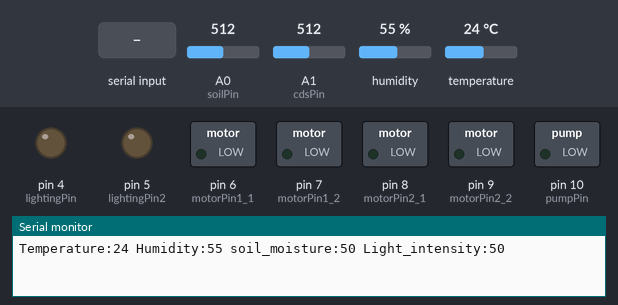
A sketch run on a simulated Arduino Uno, built with avr-gcc and run on an emulated ATmega328P. Shown: switched loads named in the sketch (green lamp = pin HIGH), output pins drawn as LEDs (lit = HIGH), the last lines printed to the serial monitor. The test bench sets the inputs (shaded band); at power-on: A0 (soilPin) = 512, A1 (cdsPin) = 512, humidity 55 %, temperature 24 °C.

Above: at 3.0 s.
3.1 s: "unknown," received over Serial
At 7.3 s:
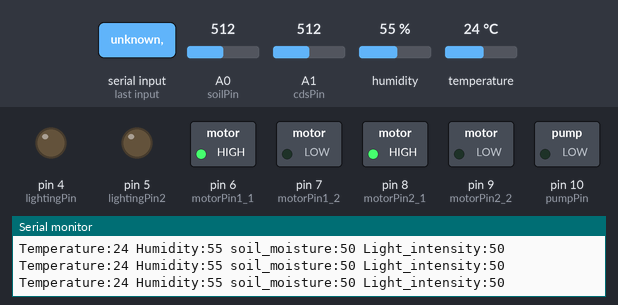
8.5 s: "90,45,200," received over Serial
At 10.9 s:
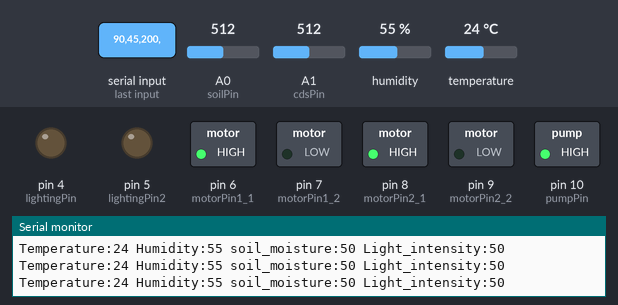
11.5 s: "30,150,10,200," received over Serial
At 15.1 s:
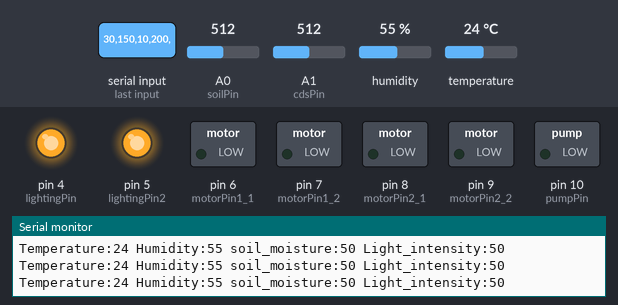
15.5 s: "30,150,10," received over Serial
At 19.2 s:
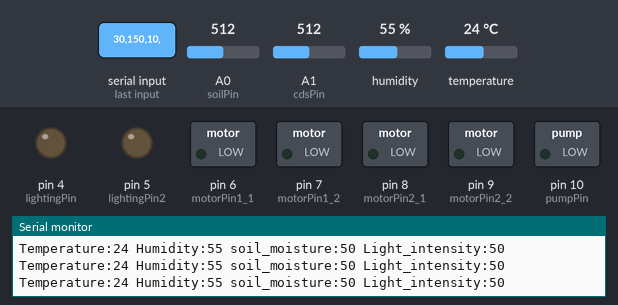
19.5 s: "90,45," received over Serial
At 24.3 s:
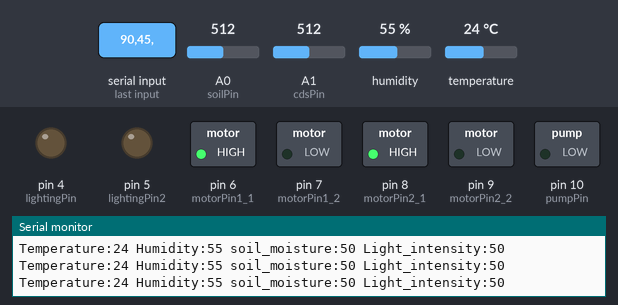
Timing chart, 0 to 25.5 s (numbered marks = the images above; inputs shaded):
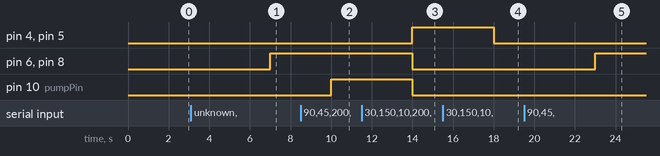

Measured:
- after the input at 3.1 s, pin 6 (motorPin1_1), pin 8 (motorPin2_1): LOW → HIGH after 3.9 s
- after the input at 8.5 s, pin 10 (pumpPin): LOW → HIGH after 1.5 s
- after the input at 11.5 s, pin 4 (lightingPin), pin 5 (lightingPin2): LOW → HIGH after 2.5 s; pin 6 (motorPin1_1), pin 8 (motorPin2_1), pin 10 (pumpPin): HIGH → LOW after 2.5 s
- after the input at 15.5 s, pin 4 (lightingPin), pin 5 (lightingPin2): HIGH → LOW after 2.5 s
- after the input at 19.5 s, pin 6 (motorPin1_1), pin 8 (motorPin2_1): LOW → HIGH after 3.5 s

The sketch:

arduino_smart_farm.ino
```cpp
//smart_farm.ino

#include <Wire.h>
#include <DHT.h>

//soil
#define soilPin       A0

//cds
#define cdsPin        A1

//dht
#define DHTTYPE       DHT11
#define DHTPIN        3

//r1
#define lightingPin   4
//r2
#define lightingPin2  5

//fan1
#define motorPin1_1   6
#define motorPin1_2   7

//fan2
#define motorPin2_1   8
#define motorPin2_2   9

//pump
#define pumpPin       10

DHT dht(DHTPIN, DHTTYPE); //온습도 센서 모듈
unsigned long previousMillis = 0;
const long interval = 2000;

int temp_value = 0;
int humi_value = 0;
int soil_value = 0;
int light_value =0;

int prev_tV = 99;
int prev_hV = 99;
int prev_sV = 1;
int prev_lV = 99;

void setup()
{
  Serial.begin(9600);

  pinMode(DHTPIN, INPUT);
  pinMode(cdsPin, INPUT);
  pinMode(soilPin, INPUT);
  pinMode(lightingPin, OUTPUT);
  pinMode(lightingPin2, OUTPUT);
  pinMode(motorPin1_1, OUTPUT);
  pinMode(motorPin1_2, OUTPUT);
  pinMode(motorPin2_1, OUTPUT);
  pinMode(motorPin2_2, OUTPUT);
  pinMode(pumpPin, OUTPUT);

  dht.begin();
}

void loop()
{
  unsigned long currentMillis = millis();

  // 2초마다 온도 값을 갱신
  if (currentMillis - previousMillis >= interval)
  {
    previousMillis = currentMillis;

    //센서값 측정
    int cdsValue = analogRead(cdsPin);
    int cds = map(cdsValue, 0, 1023, 2, 98); // 어두울수록 값이 높아지고 밝을수록 값이 낮아집니다.
    //int cds = map(cdsValue, 350, 1023, 98, 2);

    int soilValue = analogRead(soilPin);
    int soil = map(soilValue, 0, 1023, 2, 98); // 수분이 많을수록 값이 높아지고, 수분이 적을수록 값이 낮아집니다.

    int temp = dht.readTemperature();
    int humi = dht.readHumidity();

    Serial.print("Temperature:");
    Serial.print(temp);
    Serial.print(" Humidity:");
    Serial.print(humi);
    Serial.print(" soil_moisture:");
    Serial.print(soil);
    Serial.print(" Light_intensity:");
    Serial.print(cds);

    //Serial.print(" >>cdsValue:");
    //Serial.print(cdsValue);

    Serial.println();

    if (Serial.available() > 0)
    {
      String data = Serial.readStringUntil(','); // 시리얼로부터 데이터를 읽음
      //Serial.print(data);

      if (data == "unknown")
      {
        //이전 값을 사용하여 변수 설정
        temp_value = prev_tV;
      }
      else
      {
        temp_value = data.toInt();
        prev_tV = temp_value; //새로운 값을 이전 값으로 업데이트
      }

      data = Serial.readStringUntil(',');

      if (data == "unknown")
      {
        humi_value = prev_hV;
      }
      else
      {
        humi_value = data.toInt();
        prev_hV = humi_value;
      }

      data = Serial.readStringUntil(',');

      if (data == "unknown")
      {
        soil_value = prev_sV;
      }
      else
      {
        soil_value = data.toInt();
        prev_sV = soil_value;
      }

      data = Serial.readStringUntil('\n');

      if (data == "unknown")
      {
        light_value = prev_lV;
      }
      else
      {
        light_value = data.toInt();
        prev_lV = light_value;
      }

      control(temp_value, humi_value, soil_value, light_value, temp, humi, soil, cds);
    }
  }
}

void control(int temp_value,
             int humi_value,
             int soil_value,
             int light_value,
             int temp,
             int humi,
             int soil,
             int cds)
{

  //아웃풋 off
  digitalWrite(motorPin1_1, LOW);
  digitalWrite(motorPin1_2, LOW);
  digitalWrite(motorPin2_1, LOW);
  digitalWrite(motorPin2_2, LOW);
  digitalWrite(lightingPin, LOW);
  digitalWrite(lightingPin2, LOW);
  digitalWrite(pumpPin, LOW);

  //값안넣고 실행누른경우
  if(temp_value == 99 && humi_value == 99 && soil_value ==1 && light_value==99)
  {
    //Serial.write("1");

    if (18 < temp < 27)
    {
      digitalWrite(motorPin1_1, HIGH);
      digitalWrite(motorPin1_2, LOW);

      digitalWrite(motorPin2_1, LOW);
      digitalWrite(motorPin1_2, HIGH);
    }

    if (65 < humi < 75){
      digitalWrite(pumpPin, HIGH);
    }

    if (75 < soil < 85){
      digitalWrite(pumpPin, HIGH);
    }

    if (30 < cds < 70){
      digitalWrite(lightingPin, HIGH);
      digitalWrite(lightingPin, LOW);
      digitalWrite(lightingPin2, HIGH);
      digitalWrite(lightingPin2, LOW);
    }
  }
  else //값넣고 실행 눌렀을때
  {
    //Serial.write("2");

    //입력한 온도보다 온도가높은경우
    if (temp > temp_value)
    {
      //팬1,2 가동
      digitalWrite(motorPin1_1, HIGH);
      digitalWrite(motorPin1_2, LOW);

      digitalWrite(motorPin2_1, HIGH);
      digitalWrite(motorPin2_2, LOW);
    }

    //Serial.print(humi);
    //Serial.print(":");
    //Serial.print(humi_value);

    //입력한 습도가 낮은경우
    if(humi > humi_value)
    {
      //Serial.write("3");

      //팬1,2 가동
      digitalWrite(motorPin1_1, HIGH);
      digitalWrite(motorPin1_2, LOW);

      digitalWrite(motorPin2_1, HIGH);
      digitalWrite(motorPin2_2, LOW);
    }

    //입력한 조도가 높은경우
    if (cds < light_value) {
      //LED 가동
      digitalWrite(lightingPin, HIGH);
      digitalWrite(lightingPin2, HIGH);
    }

    //토양습도가 낮은경우
    if (soil < soil_value) {
      digitalWrite(pumpPin, HIGH);
    }

  }

}
```
